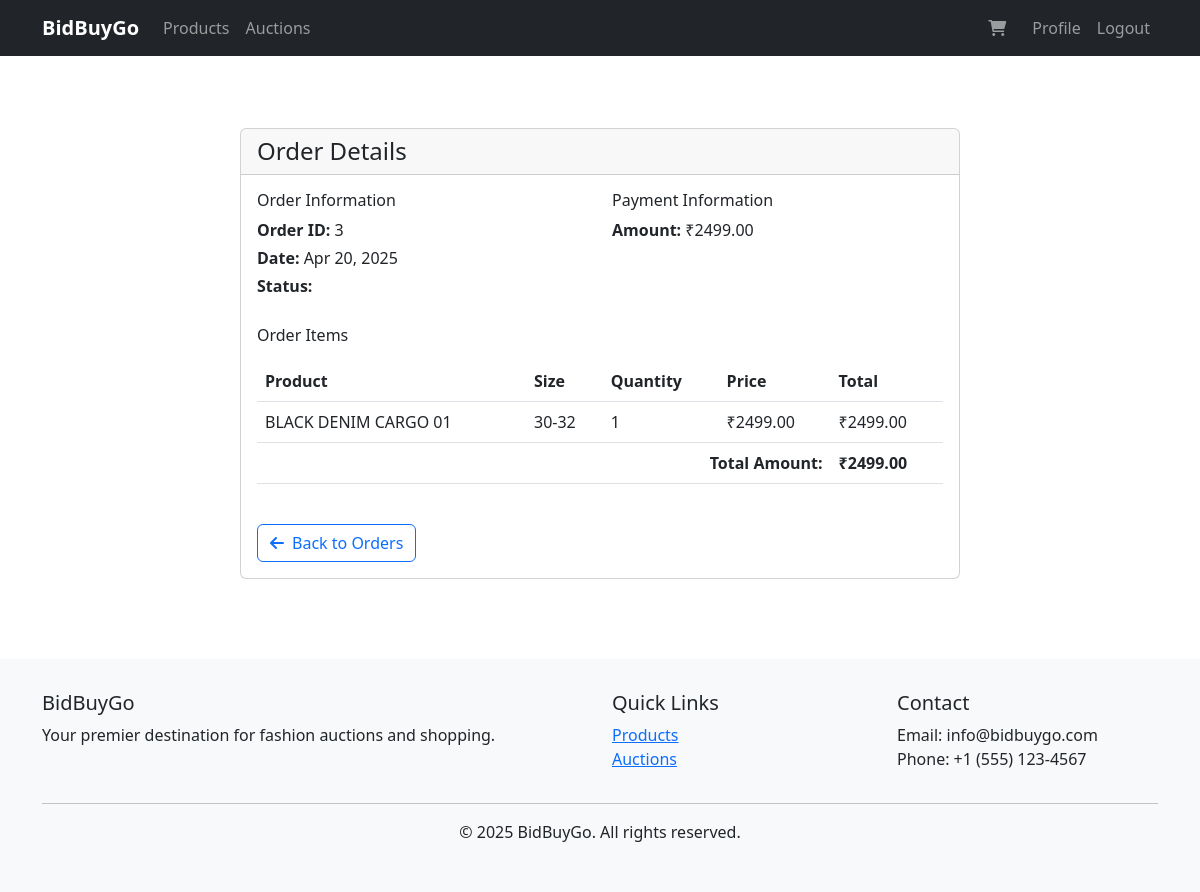
The page /orders/3/ (signed in) on the database its author committed.
### bidbuygo/models.py (models this page shows, shortened)
class Order(models.Model):
    STATUS_CHOICES = [
        ('PENDING', 'Pending'),
        ('PAID', 'Paid'),
        ('SHIPPED', 'Shipped'),
        ('DELIVERED', 'Delivered'),
        ('CANCELLED', 'Cancelled'),
    ]
    order_id = models.CharField(max_length=50, unique=True, null=True, blank=True)
    user = models.ForeignKey(User, on_delete=models.CASCADE)
    amount = models.DecimalField(max_digits=10, decimal_places=2)
    status = models.CharField(max_length=20, choices=STATUS_CHOICES, default='PENDING')
    payment_method = models.CharField(max_length=20, default='COD')
    created_at = models.DateTimeField(auto_now_add=True)
    updated_at = models.DateTimeField(auto_now=True)
    full_name = models.CharField(max_length=100)
    phone_number = models.CharField(max_length=15)
    address_line1 = models.CharField(max_length=100)
    address_line2 = models.CharField(max_length=100, blank=True, null=True)
    city = models.CharField(max_length=50)
    state = models.CharField(max_length=50)
    postal_code = models.CharField(max_length=10)
    country = models.CharField(max_length=50, default='India')
    class Meta:
        ordering = ['-created_at']
        db_table = 'bidbuygo_order'

class OrderItem(models.Model):
    order = models.ForeignKey(Order, on_delete=models.CASCADE, related_name='items')
    product = models.ForeignKey(Product, on_delete=models.CASCADE)
    quantity = models.PositiveIntegerField(default=1)
    price = models.DecimalField(max_digits=10, decimal_places=2)
    size = models.CharField(max_length=10)
    created_at = models.DateTimeField(auto_now_add=True)
    updated_at = models.DateTimeField(auto_now=True)
    @property
    def total_price(self):
        return self.quantity * self.price
    class Meta:
        verbose_name = "Order Item"
        verbose_name_plural = "Order Items"
        db_table = 'bidbuygo_orderitem'

class Product(models.Model):
    PRODUCT_TYPE_CHOICES = [
        ('regular', 'Regular'),
        ('auction', 'Auction'),
    ]
    PRODUCT_CONDITION_CHOICES = [
        ('new', 'New'),
        ('used', 'Used'),
        ('refurbished', 'Refurbished'),
    ]
    def generate_product_id():
        return f"P{str(uuid.uuid4())[:8]}"
    product_id = models.CharField(max_length=25, primary_key=True, default=generate_product_id)
    seller = models.ForeignKey(Seller, on_delete=models.CASCADE, null=True, blank=True)
    product_name = models.CharField(max_length=50, null=False)
    product_type = models.CharField(max_length=50, choices=PRODUCT_TYPE_CHOICES, default='regular')
    product_condition = models.CharField(max_length=50, choices=PRODUCT_CONDITION_CHOICES, null=False)
    description = models.CharField(max_length=255, blank=True, null=True)
    category = models.ForeignKey(Category, on_delete=models.SET_NULL, null=True, blank=True)
    price = models.DecimalField(max_digits=10, decimal_places=2, null=False)
    quantity = models.IntegerField(null=False)
    review = models.TextField(blank=True, null=True)
    image = models.ImageField(upload_to='products', blank=True, null=True)
    created_at = models.DateTimeField(auto_now_add=True)
    updated_at = models.DateTimeField(auto_now=True)
    is_available = models.BooleanField(default=True)
    warranty_period = models.IntegerField(null=True, blank=True)  # in months
    refurbishment_details = models.TextField(blank=True, null=True)  # for refurbished items
    thrift_condition_details = models.TextField(blank=True, null=True)  # for thrift items
    current_bid = models.DecimalField(max_digits=10, decimal_places=2, null=True, blank=True)  # for auction items
    last_bid_time = models.DateTimeField(null=True, blank=True)  # for auction items
    auction_status = models.CharField(max_length=10, choices=[('Active', 'Active'), ('Ended', 'Ended')], default='Active')
    class Meta:
        verbose_name = "Product"
        verbose_name_plural = "Products"
        db_table = 'PRODUCT'

### bidbuygo/views.py (the view)
# urls.py: path('orders/<int:order_id>/', views.order_detail, name='order_detail'),
@login_required
def order_detail(request, order_id):
    try:
        order = get_object_or_404(Order, id=order_id, user=request.user)
        order_items = OrderItem.objects.filter(order=order).select_related('product')
        context = {
            'order': order,
            'order_items': order_items,
        }
        return render(request, 'bidbuygo/order_detail.html', context)
    except Exception as e:
        messages.error(request, f'Error accessing order details: {str(e)}')
        return redirect('bidbuygo:order_list')

### bidbuygo/context_processors.py (called while the page is built)
def cart_count(request):
    if request.user.is_authenticated:
        try:
            cart = Cart.objects.get(user=request.user)
            cart_count = CartItem.objects.filter(cart=cart).count()
        except Cart.DoesNotExist:
            cart_count = 0
    else:
        cart_count = 0
    return {'cart_count': cart_count}

### bidbuygo/templates/bidbuygo/order_detail.html (shortened to what this page needs)
{% extends 'bidbuygo/base.html' %}
{% load static %}
{% block content %}
<div class="container py-5">
    <div class="row">
        <div class="col-md-8 mx-auto">
            <div class="card">
                <div class="card-header">
                    <h4 class="mb-0">Order Details</h4>
                </div>
                <div class="card-body">
                    <div class="row mb-4">
                        <div class="col-md-6">
                            <h6>Order Information</h6>
                            <p class="mb-1"><strong>Order ID:</strong> {{ order.id }}</p>
                            <p class="mb-1"><strong>Date:</strong> {{ order.created_at|date:"M d, Y" }}</p>
                            <p class="mb-1"><strong>Status:</strong>
                                <span class="badge bg-{{ order.status|lower }}">
                                </span>
                            </p>
                        </div>
                        <div class="col-md-6">
                            <h6>Payment Information</h6>
                            <p class="mb-1"><strong>Amount:</strong> ₹{{ order.amount }}</p>
                        </div>
                    </div>
                    <h6 class="mb-3">Order Items</h6>
                    <div class="table-responsive">
                        <table class="table">
                            <thead>
                                <tr>
                                    <th>Product</th>
                                    <th>Size</th>
                                    <th>Quantity</th>
                                    <th>Price</th>
                                    <th>Total</th>
                                </tr>
                            </thead>
                            <tbody>
                                {% for item in order_items %}
                                <tr>
                                    <td>{{ item.product.product_name }}</td>
                                    <td>{{ item.size }}</td>
                                    <td>{{ item.quantity }}</td>
                                    <td>₹{{ item.price }}</td>
                                    <td>₹{{ item.total_price }}</td>
                                </tr>
                                {% endfor %}
                            </tbody>
                            <tfoot>
                                <tr>
                                    <td colspan="4" class="text-end"><strong>Total Amount:</strong></td>
                                    <td><strong>₹{{ order.amount }}</strong></td>
                                </tr>
                            </tfoot>
                        </table>
                    </div>
                    <div class="mt-4">
                        <a href="{% url 'bidbuygo:order_list' %}" class="btn btn-outline-primary">
                            <i class="fas fa-arrow-left me-2"></i>Back to Orders
                        </a>
                    </div>
                </div>
            </div>
        </div>
    </div>
</div>
{% endblock %}

### bidbuygo/templates/bidbuygo/base.html (style rules this page uses)
body { padding-top: 56px; }
.card { transition: transform 0.2s; }

### rows shown on the page
Order: id "3", created_at "Apr 20, 2025", amount "2499.00"
OrderItem: product.product_name "BLACK DENIM CARGO 01", size "30-32", quantity "1", price "2499.00", total_price "2499.00"
